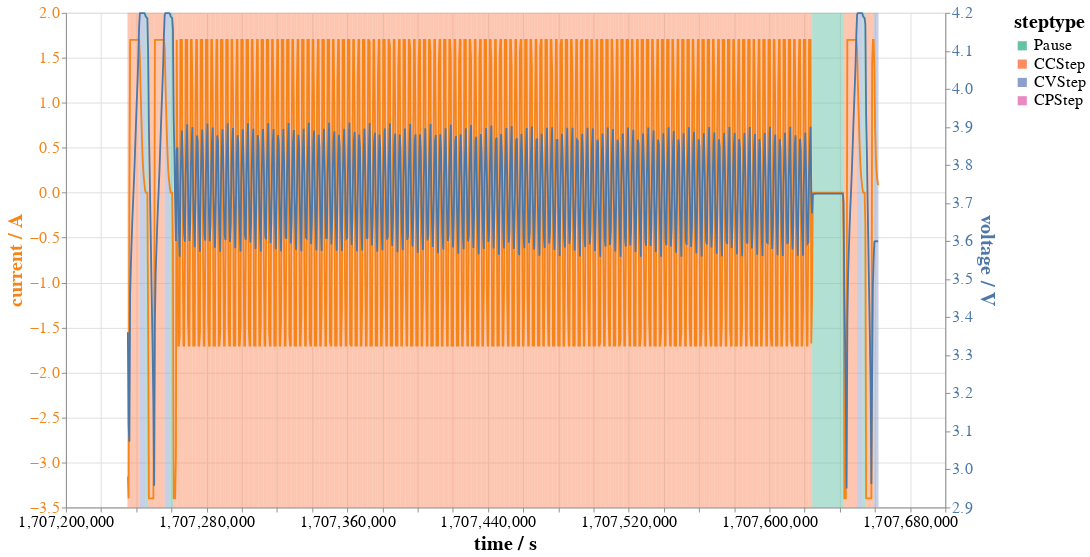

Notebook cell for this chart:
### Code cell
## segment cycling data into steps

# find steps
steplist = bdat.steps.find_linear_steps(data)

# plot steps
stepplot = bdat.plots.plot_steps(None, steplist, data.df)
alt.Chart.from_dict(stepplot.plot)

### Figure 1 — Vega-Lite specification as saved in the notebook (floating-point values rounded to 4 significant figures; data arrays with more than 128 entries replaced by an {"elided": "..."} marker saying what was removed)
{"config": {"axis": {"labelFontSize": 18, "titleFontSize": 22, "labelFlush": false}, "header": {"titleFontSize": 22, "labelFontSize": 18}, "legend": {"labelFontSize": 18, "titleFontSize": 22, "symbolOpacity": 1.0}, "title": {"fontSize": 22}, "view": {"continuousHeight": 540, "continuousWidth": 960, "discreteHeight": 540, "discreteWidth": 960}}, "layer": [{"mark": {"type": "rect"}, "data": {"name": "data-526c7a865d0a8958d66ffbe3e81ae8eb"}, "encoding": {"color": {"field": "steptype", "scale": {"domain": ["Pause", "CCStep", "CVStep", "CPStep"], "scheme": "set2"}, "type": "nominal"}, "opacity": {"value": 0.5}, "tooltip": [{"field": "steptype", "type": "nominal"}, {"field": "step", "type": "ordinal"}, {"field": "start", "type": "quantitative"}, {"field": "end", "type": "quantitative"}, {"field": "duration", "type": "quantitative"}, {"field": "charge", "type": "quantitative"}, {"field": "startCurrent", "type": "quantitative"}, {"field": "endCurrent", "type": "quantitative"}, {"field": "startVoltage", "type": "quantitative"}, {"field": "endVoltage", "type": "quantitative"}], "x": {"field": "start", "scale": {"zero": false}, "type": "quantitative"}, "x2": {"field": "end"}}}, {"layer": [{"mark": {"type": "line"}, "encoding": {"color": {"value": "#f58518"}, "x": {"field": "time", "title": "time / s", "type": "quantitative"}, "y": {"axis": {"labelColor": "#f58518", "titleColor": "#f58518"}, "field": "current", "scale": {"zero": false}, "title": "current / A", "type": "quantitative"}}}, {"mark": {"type": "line"}, "encoding": {"color": {"value": "#4c78a8"}, "x": {"field": "time", "title": "time / s", "type": "quantitative"}, "y": {"axis": {"labelColor": "#4c78a8", "titleColor": "#4c78a8"}, "field": "voltage", "scale": {"zero": false}, "title": "voltage / V", "type": "quantitative"}}}], "data": {"name": "data-7868ab22a6545522f205cd68b6c35ab4"}, "resolve": {"scale": {"y": "independent"}}}], "datasets": {"data-526c7a865d0a8958d66ffbe3e81ae8eb": {"elided": "271 records"}, "data-7868ab22a6545522f205cd68b6c35ab4": {"elided": "1000 records"}}, "$schema": "https://vega.github.io/schema/vega-lite/v5.15.1.json"}
